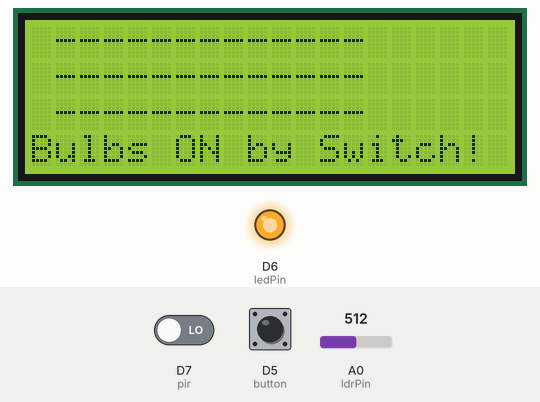
Recording of a sketch running on a simulated ESP8266 (NodeMCU). Shown: 20×4 character LCD, output pins drawn as LEDs (lit = HIGH). The test bench sets the inputs (shaded band); at power-on: D5 (button) HIGH, D7 (pir) LOW, A0 (ldrPin) = 512. WiFi joins after 1.5 s; servers stay silent unless stated; not simulated (calls return 0 or success): secrets.h; what the sketch prints to the serial monitor is not drawn.

Above: at 3.3 s.
3.4 s: D5 (button) pulled LOW for 1.65 s
At 4.8 s:
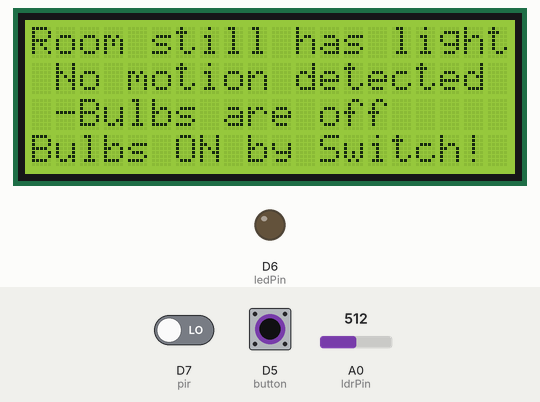
6.6 s: D5 (button) pulled LOW for 3.2 s
At 11.1 s:
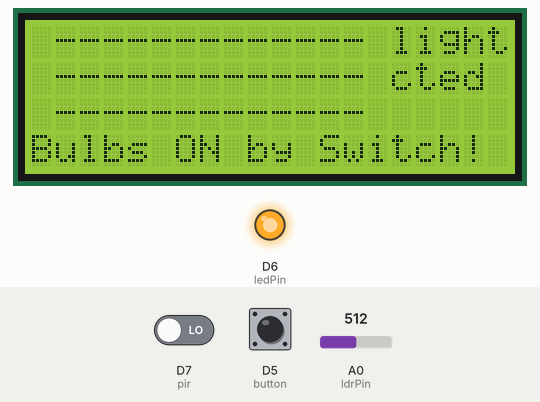
11.6 s: D7 (pir) driven HIGH and D5 (button) driven LOW
At 13.8 s:
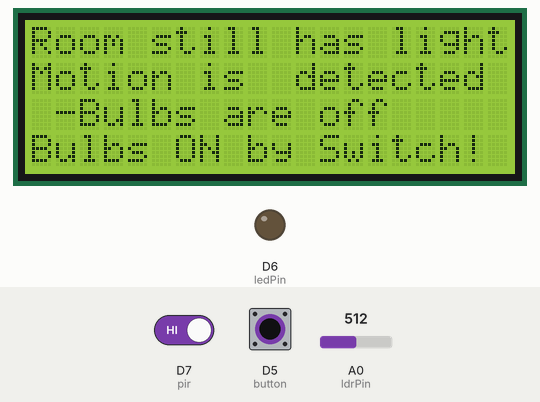
14.4 s: A0 (ldrPin) set to 308
16.3 s: A0 (ldrPin) set to 286
At 16.9 s:
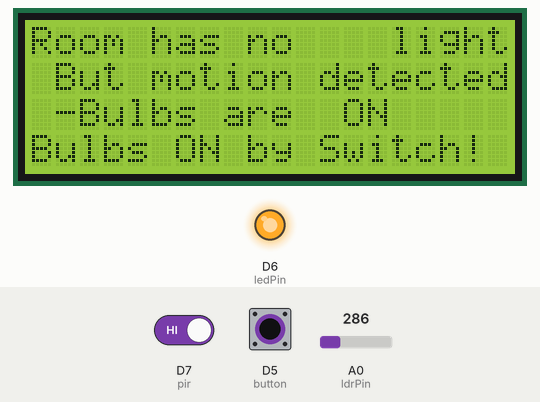
18.2 s: D7 (pir) driven LOW
At 19.5 s:
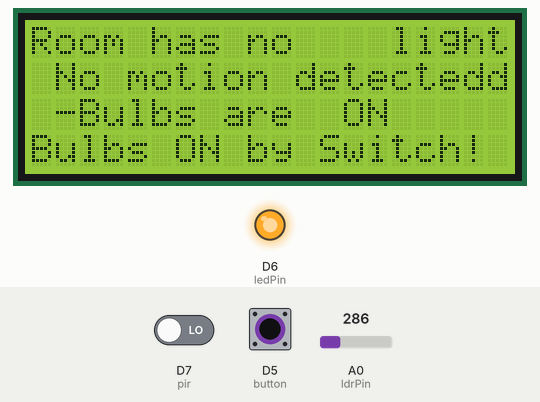
Timing chart, 0 to 21.2 s (numbered marks = the images above; inputs shaded):
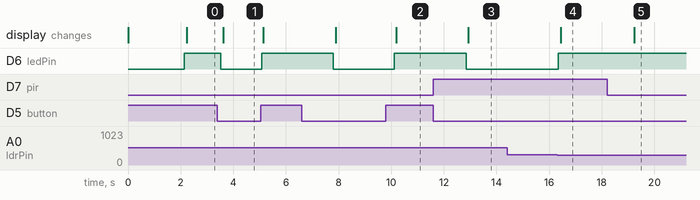

Measured:
- the behaviour switches between 301 and 300 on A0 (ldrPin) (found by bisection; images 3 and 4)
- after the input at 3.4 s, D6 (ledPin): HIGH → LOW after 0.13 s, → HIGH 1.5 s later; the display: changes after 0.21 s (image 1)
- after the input at 6.6 s, D6 (ledPin): HIGH → LOW after 1.2 s, → HIGH 2.3 s later; the display: first changes after 1.3 s (image 2 shows a later state)
- after the input at 11.6 s, D6 (ledPin): HIGH → LOW after 1.2 s; the display: changes after 1.3 s (image 3)
- after the input at 14.4 s, every drawn part: stays the same
- after the input at 16.3 s, D6 (ledPin): LOW → HIGH after 0.06 s; the display: changes after 0.15 s (image 4)
- after the input at 18.2 s, the display: changes after 1.0 s (image 5)

The sketch:

SIT729_Project_s222340498_code.ino
```cpp
#include <ThingSpeak.h>
#include <ESP8266WiFi.h>        // Include the Wi-Fi library
#include "secrets.h"
#include <LiquidCrystal_I2C.h>
#include <Wire.h>


LiquidCrystal_I2C lcd(0x27, 16, 2);
WiFiClient  client;

const char* ssid     = "******";         // The SSID (name) of the Wi-Fi network you want to connect to
const char* password = "******";     // The password of the Wi-Fi network
unsigned long myChannelNumber = SECRET_CH_ID;
const char * myWriteAPIKey = SECRET_WRITE_APIKEY;


const int ledPin = 12;
const int ldrPin = A0;
const int pir = 13;
//const int pir2 = 15;
const int button = 14;
int temp = 0;


void setup() {
  Serial.begin(9600);         // Start the Serial communication to send messages to the computer
  delay(10);
  Serial.println('\n');

  WiFi.mode(WIFI_STA);
  ThingSpeak.begin(client);  // Initialize ThingSpeak

  WiFi.begin(ssid, password);             // Connect to the network
  Serial.print("Connecting to ");
  Serial.print(ssid); Serial.println(" ...");


Wire.begin(D2, D1);   //Use predefined PINS consts
lcd.begin(20,4);      // The begin call takes the width and height. This
lcd.init();
lcd.backlight();      // Turn on the backlight.
lcd.home();


  int i = 0;
  while (WiFi.status() != WL_CONNECTED) { // Wait for the Wi-Fi to connect
    delay(1000);
    Serial.print(++i); Serial.print(' ');
  }

  Serial.println('\n');
  Serial.println("Connection established!");
  Serial.print("IP address:\t");
  Serial.println(WiFi.localIP());         // Send the IP address of the ESP8266 to the computer


pinMode(ldrPin, INPUT);
pinMode(pir, INPUT);
pinMode(ledPin, OUTPUT);
pinMode(button, INPUT);

//Scale 2
//pinMode(pir2, INPUT);


//Blynk.begin(BLYNK_AUTH_TOKEN, ssid, password, "blynk.cloud", 80);
}


void loop() {

  float ldrStatus = analogRead(ldrPin);
  int motion = digitalRead(pir);
  //int motion2 = digitalRead(pir2);
  float light = digitalRead(ledPin);
  temp = digitalRead(button);

  ThingSpeak.setField(2, ldrStatus);
  ThingSpeak.setField(1, motion);
  ThingSpeak.setField(3,light);

if (temp == LOW) {

  int buttonValue = 0;
  ThingSpeak.setField(4, buttonValue);

if (ldrStatus > 300 && motion == LOW) {

digitalWrite(ledPin, LOW);
float ledValue = 0;
//digitalWrite(ledPin2, LOW);


Serial.print("Room has light, No motion detected, Bulb is off. Light in room: ");
Serial.println(ldrStatus);


lcd.setCursor(0, 0);  // Move the cursor at origin
lcd.print("Room still has light");
lcd.setCursor(0, 1);
lcd.print(" No motion detected");
lcd.setCursor(2, 2);
lcd.print("Bulbs are off");
//lcd.setCursor(0, 3);
//lcd.print("Light in room:");

ThingSpeak.setField(2, ldrStatus);
ThingSpeak.setField(1, motion);
ThingSpeak.setField(3, ledValue);

//delay(1000);


// if (temp == HIGH) {
//        digitalWrite(ledPin, HIGH);
//        Serial.println("LED Turned ON");
////        lcd.setCursor(3,2);
////        lcd.print("Bulbs are ON!");
//        delay(1000);
//       }
//     else {
//        digitalWrite(ledPin, LOW);
//        Serial.println("LED Turned OFF");
////        lcd.setCursor(3,2);
////        lcd.print("Bulbs are OFF!");
//        delay(1000);
//       }

       //delay(1000);

}

else if (ldrStatus > 300 && motion == HIGH) {

digitalWrite(ledPin, LOW);
float ledValue = 0;
//digitalWrite(ledPin2, LOW);


Serial.print("Room has light, Motion detected, Bulb is still off. Light in room: ");
Serial.println(ldrStatus);

lcd.setCursor(0, 0);  // Move the cursor at origin
lcd.print("Room still has light");
lcd.setCursor(0, 1);
lcd.print("Motion is  detected");
lcd.setCursor(2, 2);
lcd.print("Bulbs are off");
//lcd.setCursor(0, 3);
//lcd.print("Light in room:");

ThingSpeak.setField(2, ldrStatus);
ThingSpeak.setField(1, motion);
ThingSpeak.setField(3, ledValue);


// if (temp == HIGH) {
//        digitalWrite(ledPin, HIGH);
//        Serial.println("LED Turned ON");
////        lcd.setCursor(3,2);
////        lcd.print("Bulbs are ON!");
//        delay(1000);
//       }
//     else {
//        digitalWrite(ledPin, LOW);
//        Serial.println("LED Turned OFF");
////        lcd.setCursor(3,2);
////        lcd.print("Bulbs are OFF!");
//        delay(1000);
//       }

      // delay(1000);

}

else if (ldrStatus <= 300 && motion == LOW) {

digitalWrite(ledPin, HIGH);
float ledValue = 1;
//digitalWrite(ledPin2, HIGH);

Serial.print("Room has no light, No motion detected, Bulb is ON. Light in room: ");
Serial.println(ldrStatus);

lcd.setCursor(0, 0);  // Move the cursor at origin
lcd.print("Room has no    light");
lcd.setCursor(0, 1);
lcd.print(" No motion detected");
lcd.setCursor(2, 2);
lcd.print("Bulbs are  ON");
//lcd.setCursor(0, 3);
//lcd.print("Light in room:");

ThingSpeak.setField(2, ldrStatus);
ThingSpeak.setField(1, motion);
ThingSpeak.setField(3, ledValue);
delay(1000);

}

else if (ldrStatus <= 300 && motion == HIGH) {

digitalWrite(ledPin, HIGH);
float ledValue = 1;
//digitalWrite(ledPin2, HIGH);

Serial.print("Room has no light, but motion detected, Bulb is ON. Light in room: ");
Serial.println(ldrStatus);


lcd.setCursor(0, 0);  // Move the cursor at origin
lcd.print("Room has no    light");
lcd.setCursor(0, 1);
lcd.print(" But motion detected");
lcd.setCursor(2, 2);
lcd.print("Bulbs are  ON");
//lcd.setCursor(0, 3);
//lcd.print("Light in room:");

ThingSpeak.setField(2, ldrStatus);
ThingSpeak.setField(1, motion);
ThingSpeak.setField(3, ledValue);
delay(1000);

  }

} else {


   digitalWrite(ledPin, HIGH);
   int buttonValue = 1;
        Serial.println("Bulbs are turned ON by Switch");
        lcd.setCursor(0,0);
        lcd.print(" ------------- ");
        lcd.setCursor(0,1);
        lcd.print(" ------------- ");
        lcd.setCursor(0,2);
        lcd.print(" ------------- ");
        lcd.setCursor(0,3);
        lcd.print("Bulbs ON by Switch!");
        delay(1000);

ThingSpeak.setField(4, buttonValue);

        }


//  Blynk.run();

 int x = ThingSpeak.writeFields(myChannelNumber, myWriteAPIKey);

  if(x == 200){
    Serial.println("Channel update successful.");
//    Serial.print(F("LDRSTATUS: "));
//    Serial.println(ldrStatus);
//    Serial.print(F("Motion: "));
//    Serial.println(motion);
//    Serial.print(F("LED: "));
//    Serial.println(ledPin);


  }
  else{
    Serial.println("Connection buffer; system still connceted to cloud ");
  }

  }
```
